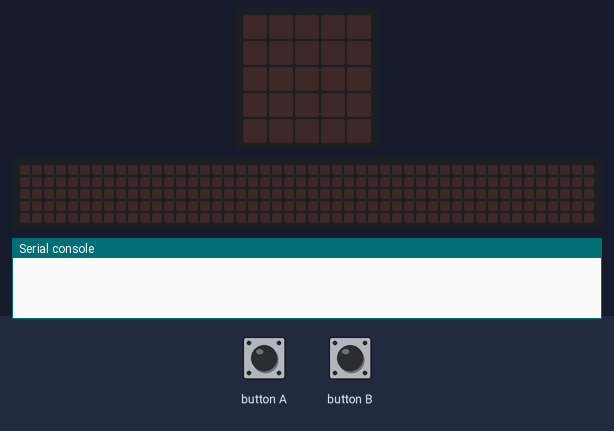
This program was run on a simulated BBC micro:bit running MicroPython. Shown: the board's 5×5 LED display, a strip that is not on the board, showing the scrolling text unrolled, the last lines printed to the serial console. The inputs (shaded band) are chosen by the test bench. No radio messages arrive unless stated (any console line starting 'radio sent:' is added by the test bench); the 48×5 strip is a reading aid, not a part: it shows the text the display is scrolling, unrolled, one strip-width of it at a time.

Above: at 1.2 s.
1.3 s: button B pressed for 0.15 s
At 1.37 s:
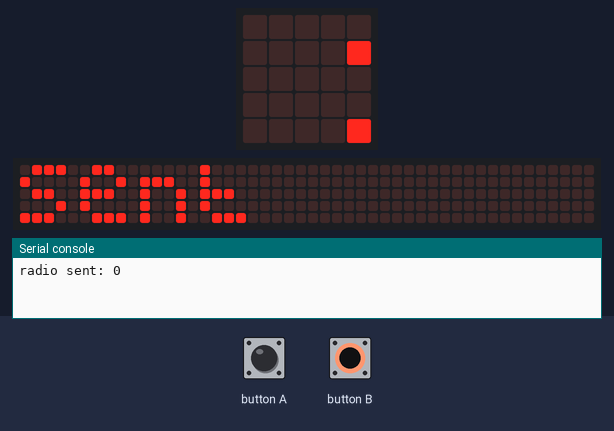
4.3 s: button A pressed for 3.2 s
At 8.3 s:
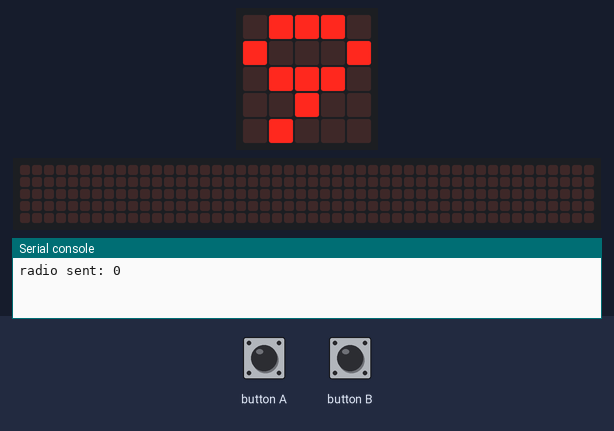
9.0 s: button A pressed for 0.15 s
At 9.4 s:
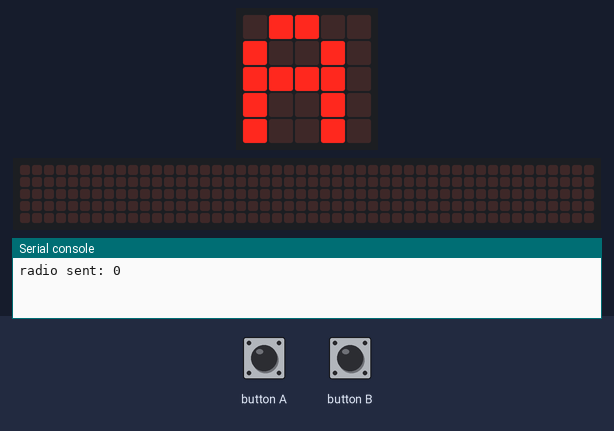
10.6 s: button A pressed for 1 s
At 11.8 s:
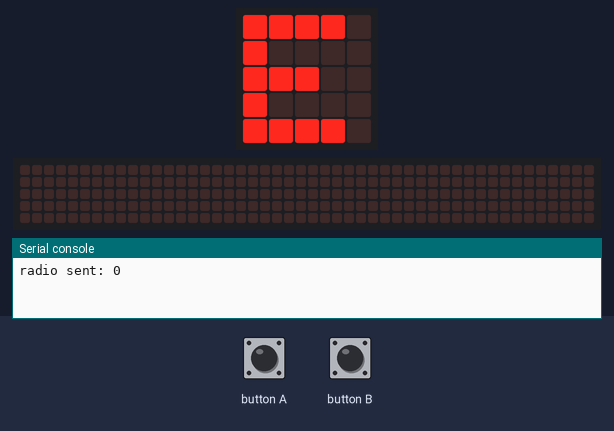
13.1 s: button A pressed for 0.15 s
At 13.7 s:
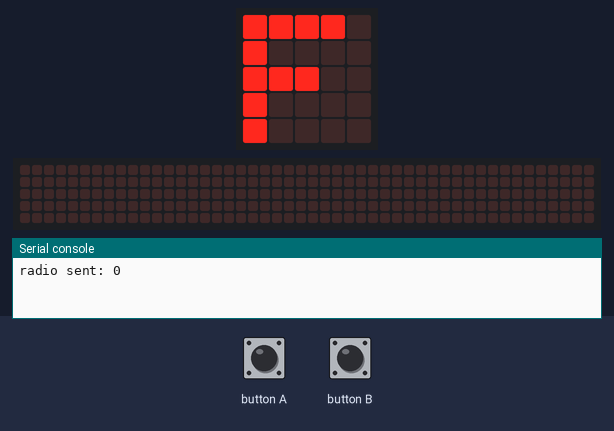
14.7 s: button B pressed for 1 s
At 14.92 s:
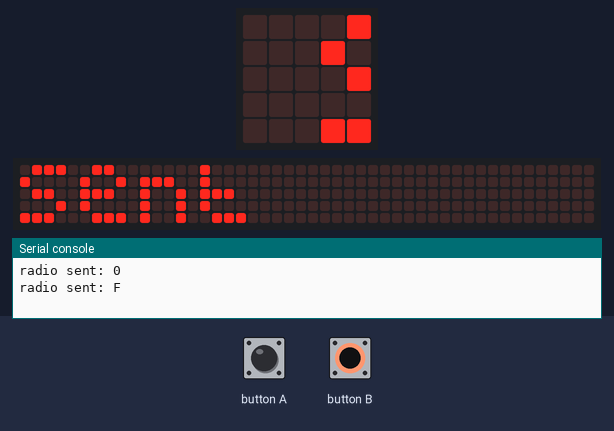
Timing chart, 0 to 17.7 s (numbered marks = the images above; inputs shaded):
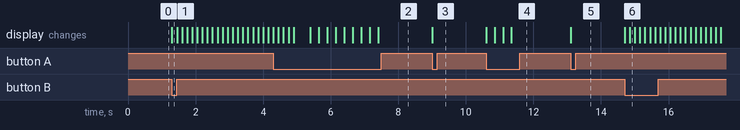

The program:

ASCII_Sending.py
```python
# This script will allow to or more BBC
# Microbits to transmit data. This is the
# sending part of the system so it will
# send data.

from microbit import *
import radio

commands = ['0', '1', '2', '3', '4', '5', '6', '7', '8', '9', 'A', 'B', 'C', 'D', 'E', 'F']
selection = 0

while True:
	if button_a.is_pressed():
		if selection >= 15 :
			selection = 0
		else:
			selection = selection + 1
		display.show(commands[selection])
		sleep(250)
	if button_b.is_pressed():
		radio.send(commands[selection])
		display.scroll('Sent')
		sleep(500)
```

Measured:
- after the input at 1.3 s, the display: changes at once (image 1)
- after the input at 4.3 s, the display: first differs from a run without the input after 1.1 s (image 2 shows a later state)
- after the input at 9.0 s, the display: changes at once (image 3)
- after the input at 10.6 s, the display: first changes at once (image 4 shows a later state)
- after the input at 13.1 s, the display: changes at once (image 5)
- after the input at 14.7 s, the display: first changes at once (image 6 shows a later state)
